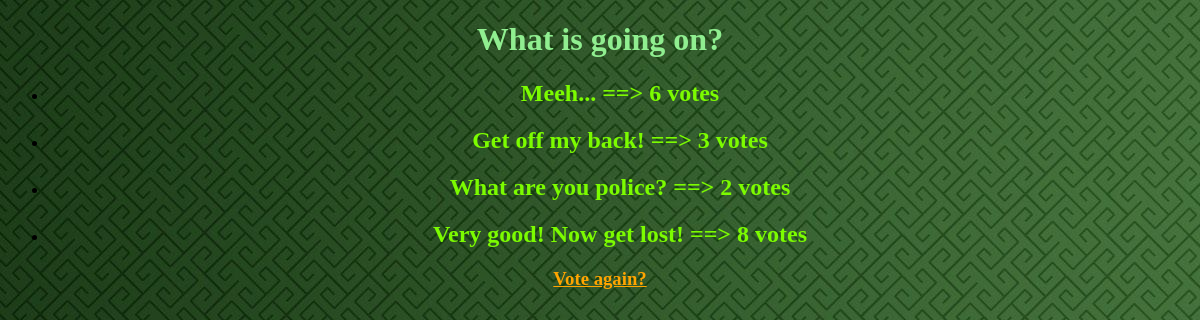
The app's page /polls/1/results/, older data.
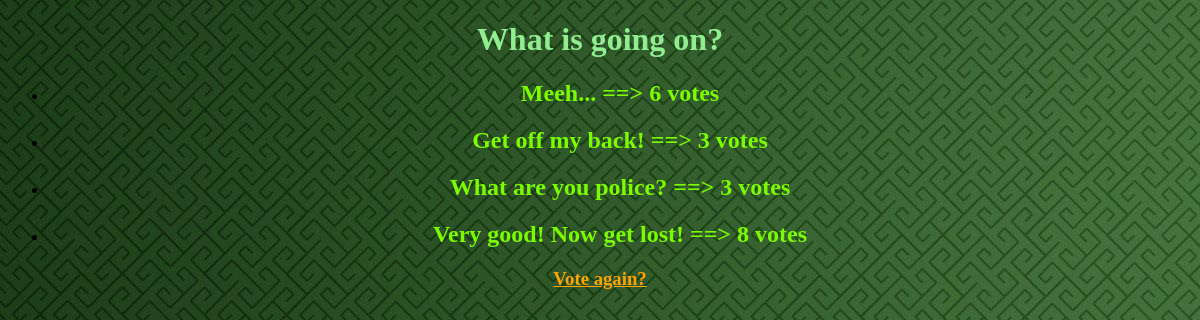
The same page, newer data.
### polls/models.py (models this page shows, shortened)
class Choice(models.Model):
    question = models.ForeignKey(Question, on_delete=models.CASCADE)
    choice_text = models.CharField(max_length=200)
    votes = models.IntegerField(default=0)

### polls/views.py (the view)
# urls.py: path('<int:pk>/results/', views.ResultsView.as_view(), name='results'),
class ResultsView(generic.DetailView):
    model = Question
    template_name = 'polls/results.html'

### templates/polls/results.html (shortened to what this page needs)
<!DOCTYPE html>
<html lang="en">
<head>
</head>
<body>
{% load static %}
<link rel="stylesheet" type="text/css" href="{% static 'polls/result_style.css' %}">
<h1>{{ question.question_text }}</h1>
<ul>
    {% for choice in question.choice_set.all %}
        <li>
            <h2>
                {{ choice.choice_text }} ==> {{ choice.votes }} vote{{ choice.votes|pluralize }}
            </h2>
        </li>
    {% endfor %}
</ul>
<h3>
    <a href="{% url 'polls:detail' question.id %}">Vote again?</a>
</h3>
</body>
</html>

Row changes from the older to the newer data that the page shows:
changed Choice "What are you police?": votes "2" → "3"
